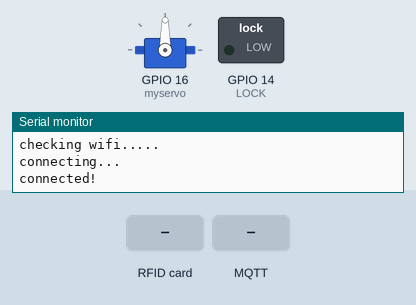
Bench run of a sketch on a simulated ESP32. Shown: servo, switched loads named in the sketch (green lamp = pin HIGH), the last lines printed to the serial monitor. The test bench sets the inputs (shaded band). WiFi joins after 1.5 s; servers stay silent unless stated; no MQTT or app messages arrive unless stated.

Above: at 3.3 s.
3.4 s: RFID card 80 B3 8C BB held to the reader
At 6.1 s:
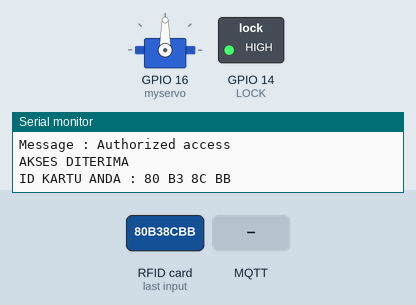
6.4 s: MQTT message "putar" arrives on the first subscribed topic
At 6.55 s:
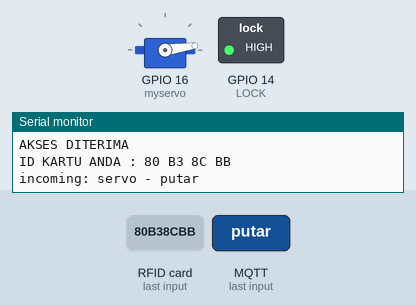
9.4 s: RFID card 5E 7A 19 C4 held to the reader
At 10.5 s:
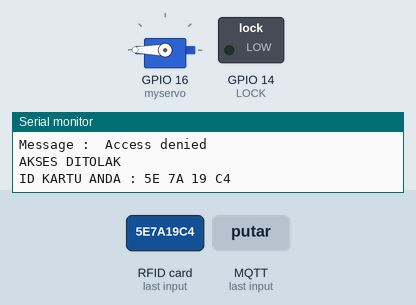
Timing chart, 0 to 12.4 s (numbered marks = the images above; inputs shaded):
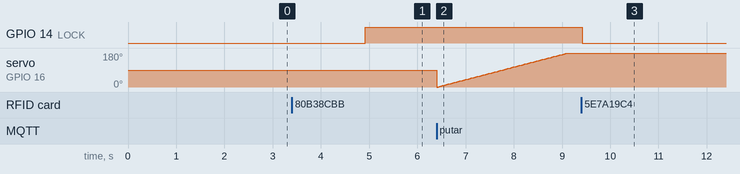

Measured:
- after the input at 3.4 s, GPIO 14 (LOCK): LOW → HIGH after 1.5 s
- after the input at 9.4 s, GPIO 14 (LOCK): HIGH → LOW at once

The sketch:

source_code.ino
```cpp
#include <Servo.h>
//RFID
#include <SPI.h>
#include <MFRC522.h>
#include "BluetoothSerial.h"
#include <MQTT.h>
#include <WiFi.h>

const char* ssid = "smarthomeIOT";
const char* password = "joyjoyjoy";
unsigned long lastMillis = 0;
bool authorized = false;

const char* mqtt_server = "192.168.43.167";

#define SS_PIN 5
#define RST_PIN 13
#define LOCK 14

BluetoothSerial SerialBT;
MFRC522 mfrc522(SS_PIN, RST_PIN);   // Create MFRC522 instance.
Servo myservo;
int pos = 0;

WiFiClient net;
MQTTClient client;

void setup()
{
  Serial.begin(115200);   // Initiate a serial communication
  SPI.begin();      // Initiate  SPI bus
  mfrc522.PCD_Init();   // Initiate MFRC522
  myservo.attach(16);
  Serial.println("Put your card to the reader...");
  Serial.println();
  pinMode(LOCK, OUTPUT);

  WiFi.begin(ssid, password);
  client.begin("192.168.43.167", net);
  client.onMessage(messageReceived);

  connect();

}
//connect
void connect() {
  Serial.print("checking wifi...");
  while (WiFi.status() != WL_CONNECTED) {
    Serial.print(".");
    delay(1000);
  }

  Serial.print("\nconnecting...");
  while (!client.connect("arduino", "try", "try")) {
    Serial.print(".");
    delay(1000);
  }

  Serial.println("\nconnected!");

  client.subscribe("servo");
  // client.unsubscribe("/hello");
}

//message received
void messageReceived(String &topic, String &payload) {
  Serial.println("incoming: " + topic + " - " + payload);

  if(authorized == true) {
    if(topic == "servo" && payload == "putar"){
    for (pos = 0; pos <= 180; pos += 1) { // goes from 0 degrees to 180 degrees
    myservo.write(pos);              // tell servo to go to position in variable 'pos'
    delay(15);                       // waits 15ms for the servo to reach the position
    }
  } else if(topic == "servo" && payload == "balik"){
    for (pos = 180; pos >= 0; pos -= 1) { // goes from 180 degrees to 0 degrees
      myservo.write(pos);              // tell servo to go to position in variable 'pos'
      delay(15);                       // waits 15ms for the servo to reach the position
    }
  }
  }else{
    Serial.println("you're not authorized to do this, scan card first");
  }


  // Note: Do not use the client in the callback to publish, subscribe or
  // unsubscribe as it may cause deadlocks when other things arrive while
  // sending and receiving acknowledgments. Instead, change a global variable,
  // or push to a queue and handle it in the loop after calling `client.loop()`.
}

void loop()
{
  client.loop();
  delay(10);

  if (!client.connected()) {
    connect();
  }
  // Look for new cards
  if ( ! mfrc522.PICC_IsNewCardPresent())
  {
    return;
  }
  // Select one of the cards
  if ( ! mfrc522.PICC_ReadCardSerial())
  {
    return;
  }
  //Show UID on serial monitor
  Serial.print("UID tag :");
  String content= "";
  byte letter;
  for (byte i = 0; i < mfrc522.uid.size; i++)
  {
     Serial.print(mfrc522.uid.uidByte[i] < 0x10 ? " 0" : " ");
     Serial.print(mfrc522.uid.uidByte[i], HEX);
     content.concat(String(mfrc522.uid.uidByte[i] < 0x10 ? " 0" : " "));
     content.concat(String(mfrc522.uid.uidByte[i], HEX));
  }
  Serial.println();
  Serial.print("Message : ");
  content.toUpperCase();
  if (content.substring(1) == "80 B3 8C BB") //change here the UID of the card/cards that you want to give access
  {
    Serial.println("Authorized access");
    Serial.println();
    delay(500);
    Serial.println("AKSES DITERIMA");
    client.publish("lock","1");

    Serial.println("ID KARTU ANDA : " + content.substring(1));
    delay(1000);

    authorized = true;

    digitalWrite(LOCK, HIGH);
  }

 else   {
    Serial.println(" Access denied");
    Serial.println("AKSES DITOLAK");
    Serial.println("ID KARTU ANDA : " + content.substring(1));
    digitalWrite(LOCK, LOW);
    client.publish("lock","0");
    authorized = false;

  }
}
```

MQTT.h
```cpp
#ifndef MQTT_H
#define MQTT_H

#include "MQTTClient.h"

#endif
```
